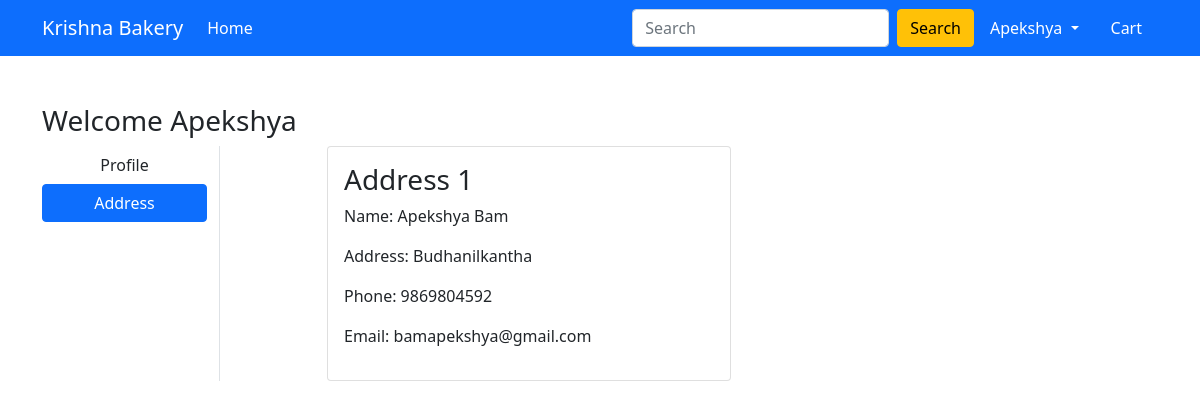
The page /address/ (signed in) on the database its author committed.
### bakery/models.py (models this page shows, shortened)
class Customer(models.Model):
    user = models.ForeignKey(
        User, on_delete=models.CASCADE, blank=True, null=True)
    name = models.CharField(max_length=200)
    address = models.CharField(max_length=200, blank=True, null=True)
    phone = models.TextField(blank=True, null=True, max_length=10)
    email = models.EmailField(blank=True, null=True)
    id = models.UUIDField(default=uuid.uuid4, unique=True,
                          primary_key=True, editable=False)

### bakery/views.py (the view)
# urls.py: path('address/', views.address, name='address'),
@login_required
def address(request):
    add = Customer.objects.filter(user=request.user)
    return render(request, 'app/address.html', {'add': add, 'active': 'btn-primary'})

### bakery/templates/app/address.html (shortened to what this page needs)
{% extends 'app/base.html' %}
{% load static %}
{% block main-content %}
<div class="container my-5">
    <div class="row">
        <h3>Welcome <span class="text-capitalize">{{request.user}}</span></h3>
        <div class="col-sm-2 border-end">
            <ul class="list-unstyled">
                <li class="d-grid"><a href="{% url 'profile' %}" class="btn">Profile</a></li>
                <li class="d-grid"><a href="{% url 'address' %}" class="btn {{active}}">Address</a></li>
            </ul>
        </div>
        <div class="col-sm-9 offset-sm-1">
            <div class="row">
                {% for ad in add %}
                <div class="col-sm-6">
                    <div class="card">
                        <div class="card-body">
                            <h3>Address {{forloop.counter}}</h3>
                            <p>Name: {{ad.name}}</p>
                            <p>Address: {{ad.address}}</p>
                            <p>Phone: {{ad.phone}}</p>
                            <p>Email: {{ad.email}}</p>
                        </div>
                    </div>
                </div>
                {% endfor %}
            </div>
        </div>
    </div>
</div>
{% endblock main-content %}

### bakery/templates/app/base.html (shortened to what this page needs)
<!doctype html>
{% load static %}
<html lang="en">
<head>
  <link href="https://cdn.jsdelivr.net/npm/bootstrap@5.0.0-beta1/dist/css/bootstrap.min.css" rel="stylesheet"
>
  <link rel="stylesheet" href="{% static 'app/css/owl.carousel.min.css' %}">
  <link rel="stylesheet" href="{% static 'app/css/all.min.css' %}">
  <link rel="stylesheet" href="{% static 'app/css/style.css' %}">
</head>
<body>
  <nav class="navbar navbar-expand-lg navbar-dark bg-primary">
    <div class="container">
      <a class="navbar-brand" href="/">Krishna Bakery</a>
      <div class="collapse navbar-collapse" id="navbarSupportedContent">
        <ul class="navbar-nav me-auto mb-2 mb-lg-0">
          <li class="nav-item">
            <a class="nav-link active" aria-current="page" href="/">Home</a>
          </li>
        </ul>
        <form action="{% url 'home' %}" method="get" class="d-flex">
          <input class="form-control me-2" type="search" placeholder="Search" aria-label="Search" name="search_query"
            value="{{search_query}}">
          <button class="btn btn-warning" type="submit">Search</button>
        </form>
        <div>
          <ul class="navbar-nav me-auto mb-2 mb-lg-0">
            {% if request.user.is_authenticated %}
            <li class="nav-item dropdown mx-2">
              <a class="nav-link dropdown-toggle text-white" href="#" id="profileDropdown" role="button"
                data-bs-toggle="dropdown" aria-expanded="false">
                {{request.user.username|capfirst}}
              </a>
            </li>
            <div>
              <ul class="navbar-nav me-auto mb-2 mb-lg-0">
                <li class="nav-item mx-2">
                  <a href="{% url 'showcart' %}" class="nav-link text-white">
                    Cart </a>
                </li>
                {% endif %}
              </ul>
            </div>
        </div>
      </div>
  </nav>
  {% block main-content %} {% endblock main-content %}
</body>
</html>

### rows shown on the page
Customer: name "Apekshya Bam", address "Budhanilkantha", phone "9869804592", email "bamapekshya@gmail.com"

### other values the page prints
{{ request.user.username|capfirst }} "Apekshya"
{{ request.user }} "Apekshya"
